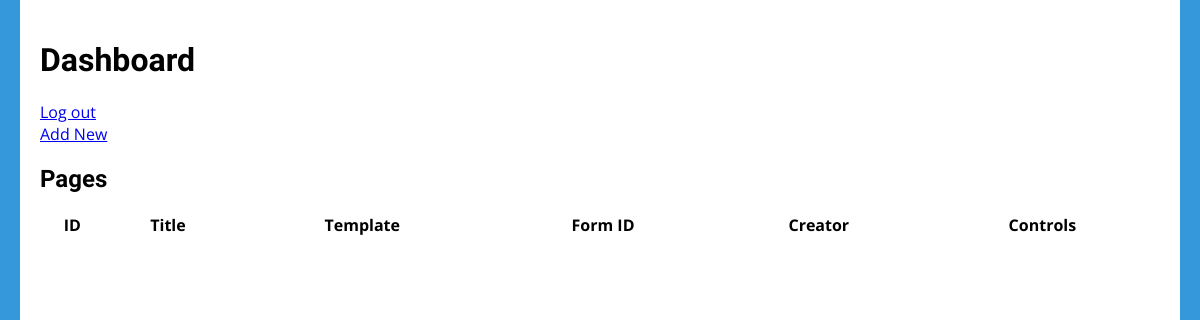
Before: /index.php?u=mwood (signed in) with the older database file.
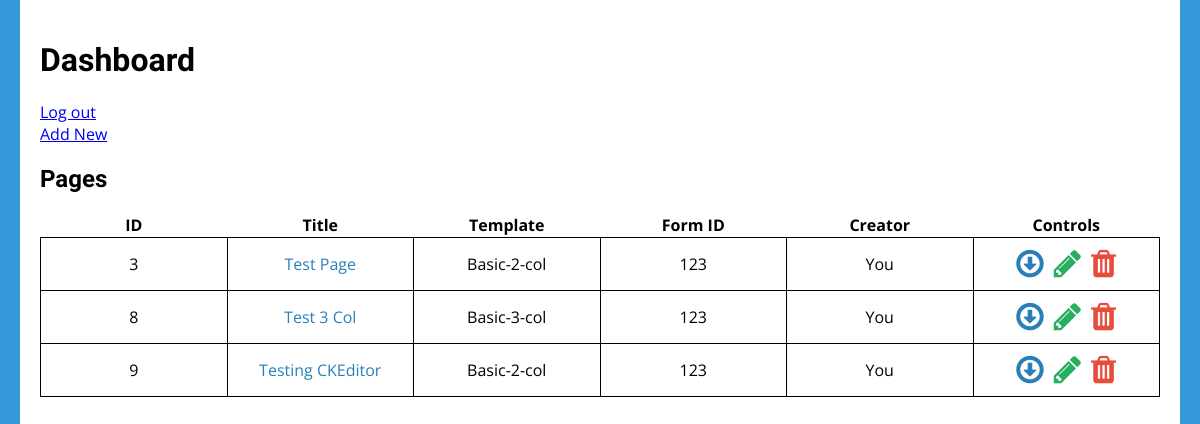
After: the same page with the newer database file.
### tables this page shows
CREATE TABLE `pages` (
  `page_id` int(11) NOT NULL AUTO_INCREMENT,
  `page_title` varchar(100) DEFAULT NULL,
  `template` varchar(100) DEFAULT NULL,
  `created_by` varchar(100) DEFAULT NULL,
  `head_content` varchar(1000) DEFAULT NULL,
  PRIMARY KEY (`page_id`)
);

CREATE TABLE `content` (
  `page_id` int(11) NOT NULL,
  `form_id` int(11) DEFAULT NULL,
  `headline` varchar(200) DEFAULT NULL,
  `subhead` varchar(200) DEFAULT NULL,
  `content_one` varchar(1000) DEFAULT NULL,
  `content_two` varchar(1000) DEFAULT NULL,
  `content_three` varchar(1000) DEFAULT NULL,
  `content_four` varchar(1000) DEFAULT NULL,
  `content_five` varchar(1000) DEFAULT NULL,
  PRIMARY KEY (`page_id`)
);

### index.php (the view, shortened to what this page needs)
<?php
  include('./inc/connect.php');
  if(isset($_GET['u'])) {
    $user = $_GET['u'];
  } else if($_COOKIE['LoggedIn'] == 1) {
    $user = $_COOKIE['User'];
  }
  $sql = "SELECT * FROM pages INNER JOIN content ON pages.page_id=content.page_id";
  $result = $conn->query($sql);
?>
<!DOCTYPE html>
<html lang="en">
<head>
  <?php include('./inc/file-links.php'); ?>
  <link rel="stylesheet" href="./css/site.css">
</head>
<body>
</body>
</html>
<div class="container" id="dashboard">
  <h1>Dashboard</h1>
  <a href="log-out.php">Log out</a><br>
  <a href="create-page.php">Add New</a>
  <h2>Pages</h2>
  <table>
    <tr>
      <th>ID</th>
      <th>Title</th>
      <th>Template</th>
      <th>Form ID</th>
      <th>Creator</th>
      <th>Controls</th>
    </tr>
  <?php
    $result->data_seek(0);
    if($result->num_rows > 0) {
      while($row = $result->fetch_array(MYSQLI_ASSOC)) {
        $creator = $row['created_by'];
        if($row['created_by'] == $user) {$creator = "You";}
        echo "<tr>
        <td>{$row['page_id']}</td>
        <td><a href='page-preview.php?pid={$row['page_id']}'>{$row['page_title']}</a></td>
        <td>{$row['template']}</td>
        <td>{$row['form_id']}</td>
        <td>{$creator}</td>
        <td class='controls'><a href='download.php?pid={$row['page_id']}'><i class='fa fa-2x fa-arrow-circle-o-down'></i></a><a href='page-editor.php?u=$user&pid={$row['page_id']}'><i class='fa fa-2x fa-pencil'></a></i><a href='delete-page.php?u=$user&pid={$row['page_id']}'><i class='fa fa-2x fa-trash'></i></a></td>
        </tr>";
      }
    }
  ?>
  </table>
</div>

### inc/file-links.php (shortened to what this page needs)
<link rel="stylesheet" href="https://maxcdn.bootstrapcdn.com/font-awesome/4.5.0/css/font-awesome.min.css">

### css/site.css (style rules this page uses)
body, html { margin: 0; padding: 0; min-height: 100%; height: 100%; position: relative; background-color: #3498db; }
.container { display: block; margin: 0 auto; padding: 20px; max-width: 1160px; background-color: #fff; min-height: 100%; min-height: 100vh; box-sizing: border-box; }
* { font-family: 'Open Sans', sans-serif; }
h1, h2, h3, h4, h5, h6 { font-family: 'Oswald', sans-serif; }
#dashboard table { width: 100%; border-collapse: collapse; }
#dashboard table tr { text-align: center; }
#dashboard table td { width: 16.6667%; border: solid 1px #000; padding-top: 10px; padding-bottom: 10px; }
#dashboard table td a:link, #dashboard table td a:hover, #dashboard table td a:focus, #dashboard table td a:active, #dashboard table td a:visited { color: #2980b9; text-decoration: none; }
#dashboard table td.controls a:link, #dashboard table td.controls a:visited { display: inline; margin-right: 10px; text-decoration: none; color: #27ae60; transition: color .2s linear; }
#dashboard table td.controls a:link:nth-child(1), #dashboard table td.controls a:visited:nth-child(1) { color: #2980b9; }
#dashboard table td.controls a:link:nth-child(3), #dashboard table td.controls a:visited:nth-child(3) { color: #e74c3c; margin-right: 0; }

Changed rows visible on the page:
added pages: content.page_id "3", page_title "Test Page", template "Basic-2-col", content.form_id "123", created_by "You"
added pages: content.page_id "8", page_title "Test 3 Col", template "Basic-3-col", content.form_id "123", created_by "You"
added pages: content.page_id "9", page_title "Testing CKEditor", template "Basic-2-col", content.form_id "123", created_by "You"
